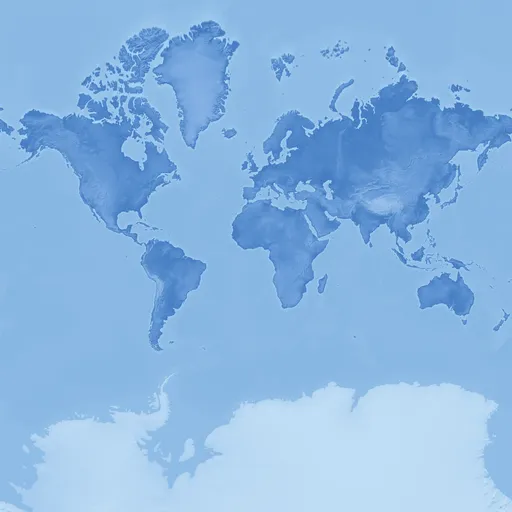
#> input picture prototype/data/relief-light/0/0/0.webp, 512 x 512 px
$ python make_relief.py ../data/relief-light/0/0/0.webp ../data/relief-light/0/0/0.webp ../data/relief-light/0/0/0.webp ../data/relief-light/0/0/0.webp
#> lines starting #> are read from the running program, lines starting #| are printed output that depends on the picture
"""Строит синюю растровую подложку с рельефом (веб-меркатор, плитки 512px, z0..z4).
Вход: Natural Earth GRAY_50M_SR_OB.tif (общественное достояние) и data/countries.json.
Запуск: python3 make_relief.py GRAY_50M_SR_OB.tif ../data/countries.json ../data/relief
"""
import sys, os, json, math
import numpy as np
from PIL import Image, ImageDraw, ImageFilter
Image.MAX_IMAGE_PIXELS = None
src, geo, out = sys.argv[1:4]
THEME = sys.argv[4] if len(sys.argv) > 4 else 'dark'   # dark | light
W, H = 8192, 4096
Z = 4; T = 512

gray = np.asarray(Image.open(src).convert('L').resize((W, H), Image.LANCZOS), dtype=np.float32) / 255.0
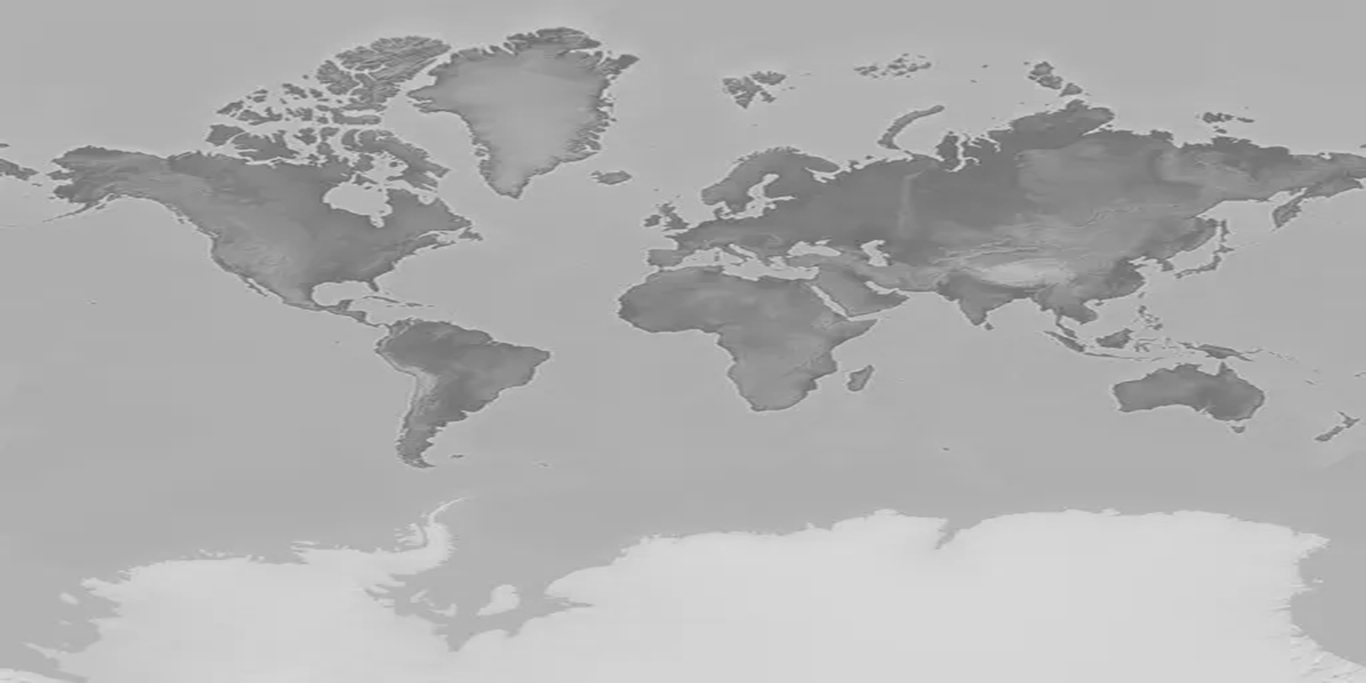
#> gray: shape (4096, 8192) float32 (shown at 1/6 size); min 0.365, max 0.882, mean 0.686

#> (the run stopped early here; a loop or call above may not have finished)
